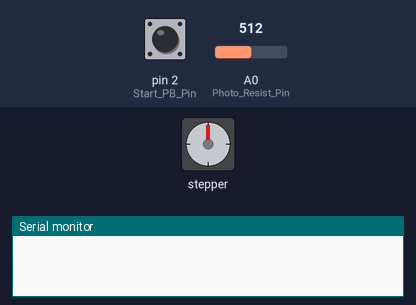
The sketch below on a simulated Arduino Uno, built with avr-gcc and run on an emulated ATmega328P. Parts: stepper motor, the last lines printed to the serial monitor. The test bench sets the inputs (shaded band); at power-on: pin 2 (Start_PB_Pin) LOW, A0 (Photo_Resist_Pin) = 512. Stepper angles assume 2048 steps per turn.

Above: at 1.2 s.
1.3 s: pin 2 (Start_PB_Pin) pulled HIGH for 0.15 s
At 2.03 s:
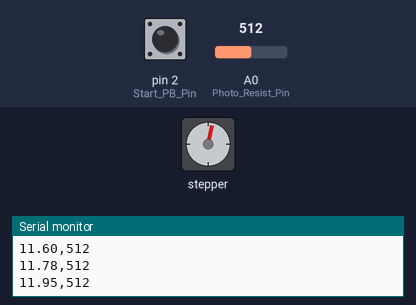
At 2.87 s:
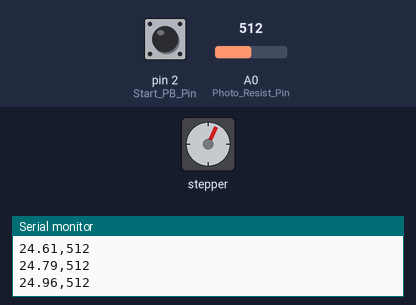
4.3 s: A0 (Photo_Resist_Pin) set to 11
7.3 s: A0 (Photo_Resist_Pin) set to 8
13.3 s: pin 2 (Start_PB_Pin) pulled HIGH for 3.2 s
At 15.15 s:
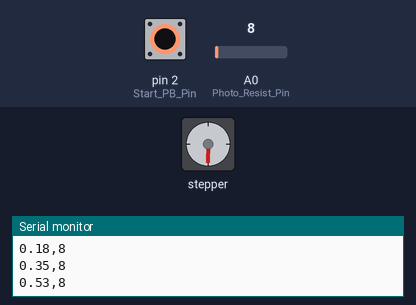
Timing chart, 0 to 26.5 s (numbered marks = the images above; inputs shaded):
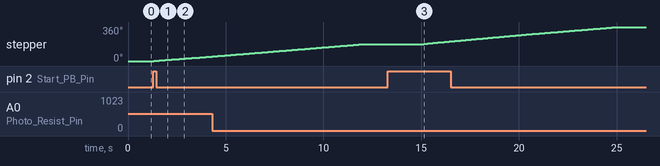

Measured:
- after the input at 1.3 s, stepper: keeps turning clockwise at about 16°/s, starting at once
- after the input at 13.3 s, stepper: turns 180° clockwise in 9.9 s, starting after 1.8 s

The sketch:

Part3_Stepper_Light_Locator.ino
```cpp
/*
This program waits for the "Start Scan" push button to be pressed.
It begins a 180 degree step sweep while monitoring the analog input with a photo resistor voltage divider.
When is "sees" the brightest reading it will record it and the location.
After completing the 180 degree sweep it waits 1 second and then rotates
to "point" at the location of the brightest location.
It then waits for the "Start Scan" push button and repeats the process when it is pressed.
 */

#include <Stepper.h>

const int stepsPerRevolution = 2048;  // For the 28BYJ-48 w/ULN2003 driver
// 2048 steps in 360 degrees = 0.176 degrees/step

// initialize the stepper library on pins 8 through 11:
Stepper myStepper(stepsPerRevolution, 8, 10, 9, 11);  // these stepper driver pins match the wiring diagram

const int Start_PB_Pin = 2;   // the number of the  Start pushbutton pin
#define Photo_Resist_Pin A0   // Arduino A0 Pin connected to the photo resistor voltage divider
int stepCount = 0;            // Stores the number of steps the motor has taken, and initializes it to zero
int Photo_Resist_Value = 0;   // Stores the value of the photo resistor voltage divider
int Bright_Light_Reading = 0; // Stores the value of the highest reading of the photo resistor voltage divider
int Bright_stepCount = 0;     // Stores the # of steps corresponding to the highest reading of the photo resistor voltage divider
int buttonState = 0;          // Variable for reading the pushbutton status
float angle = 0;              // Variable for reading the angle
float Bright_angle = 0;       // Variable for reading the highest angle

void setup()
{
  Serial.begin(9600);         // initialize the serial port to view data
  pinMode(Start_PB_Pin, INPUT); // initialize the pushbutton pin as an INPUT (INPUT requires a physical resistor with the pushbutton)
}

void loop()
{
  Bright_Light_Reading = 0; //resets Bright_Light_Reading back to 0 after each loop
  Bright_stepCount = 0;     //resets Bright_stepCount back to 0 after each loop
  Bright_angle = 0;         //resets Bright_angle back to 0 after each loop
  angle = 0;                //resets angle back to 0 after each loop
  stepCount = 0;            //resets stepCount back to 0 after each loop
  // read the state of the pushbutton value:
  buttonState = digitalRead(Start_PB_Pin);  // read the state of the pushbutton value:
  if (buttonState == HIGH)  //if the button is pressed, run the code contained in the if statement below
  {
    delay(10);                //This delay is to "de-bounce" the push button
    while (stepCount < 1024)  //1024 steps equals 180 degrees for this stepper motor
    {
    myStepper.setSpeed(10); //Keep the stepper speed at 10, higher speeds result in issues with skipping steps
    myStepper.step(1);      //Move by one step, or 360 degrees / 2048 steps = 0.176 degrees in each step through the "while" loop
    Photo_Resist_Value=analogRead(Photo_Resist_Pin);  // Read the value of the analog photoresistor
    angle = angle + 360.0/2048.0;  //Increase the angle corresponding to each stepper motor step, 2048 steps = 360 degrees
    Serial.print(angle);    //Print angle - Serial Output can be used by any Serial Monitor
    Serial.print(",");      //Comma delimited separate of data
    Serial.println(Photo_Resist_Value); //Print Photo Resistor value, then create a new line

    //WRITE an if statement below that causes the stepper
    //motor to locate the brightest light step position and value
    //before it returns to starting position.
    //i.e.
    // if Bright_Light_Reading is less than or equal to the Photo_Resist_Value,
    //then assign Bright_Light_Reading to the current Photo_Resist_Value
    //assign Bright_stepCount to the current step count (called stepCount)
    //assign Bright_angle to the current angle (called angle)
    //NOTE THAT ALL OF THESE VARIABLES ARE ALREADY DEFINED.

    stepCount++; //Keeps incrementing step count by 1

    if (stepCount >= 1024)
      {
      //Serial.println(Bright_stepCount);           //Uncomment to output Brightest step count (if helpful)
      delay(1000);                                  //Delay for 1 second after scan and then
      //Use the myStepper.step function here to rotate back to the brightest step location found during sweep
      //Hint: consider that the stepper has already rotated 1024 steps by this point, and that negative steps rotate backwards
      Serial.println("Brightest angle, value: ");   //Print out the brightest angle and light reading to Serial Monitor
      Serial.print(Bright_angle);
      Serial.print(",");
      Serial.println(Bright_Light_Reading);
      delay(1000);                                    //Delay for 1 second
      //Use the myStepper.step function to rotate the stepper back to the original starting postion of the sweep
      //Hint: at this point, the stepper should be at the brightest location, and needs to rotate the remaining steps back to the starting position (step 0)
      delay(1000);                                    //Delay for 1 second
      }
   }  // ends the while loop after the sweep algorithm is performed
  }   // ends the push button-based if statement to reset
}     // goes back to the top of the void loop
```
